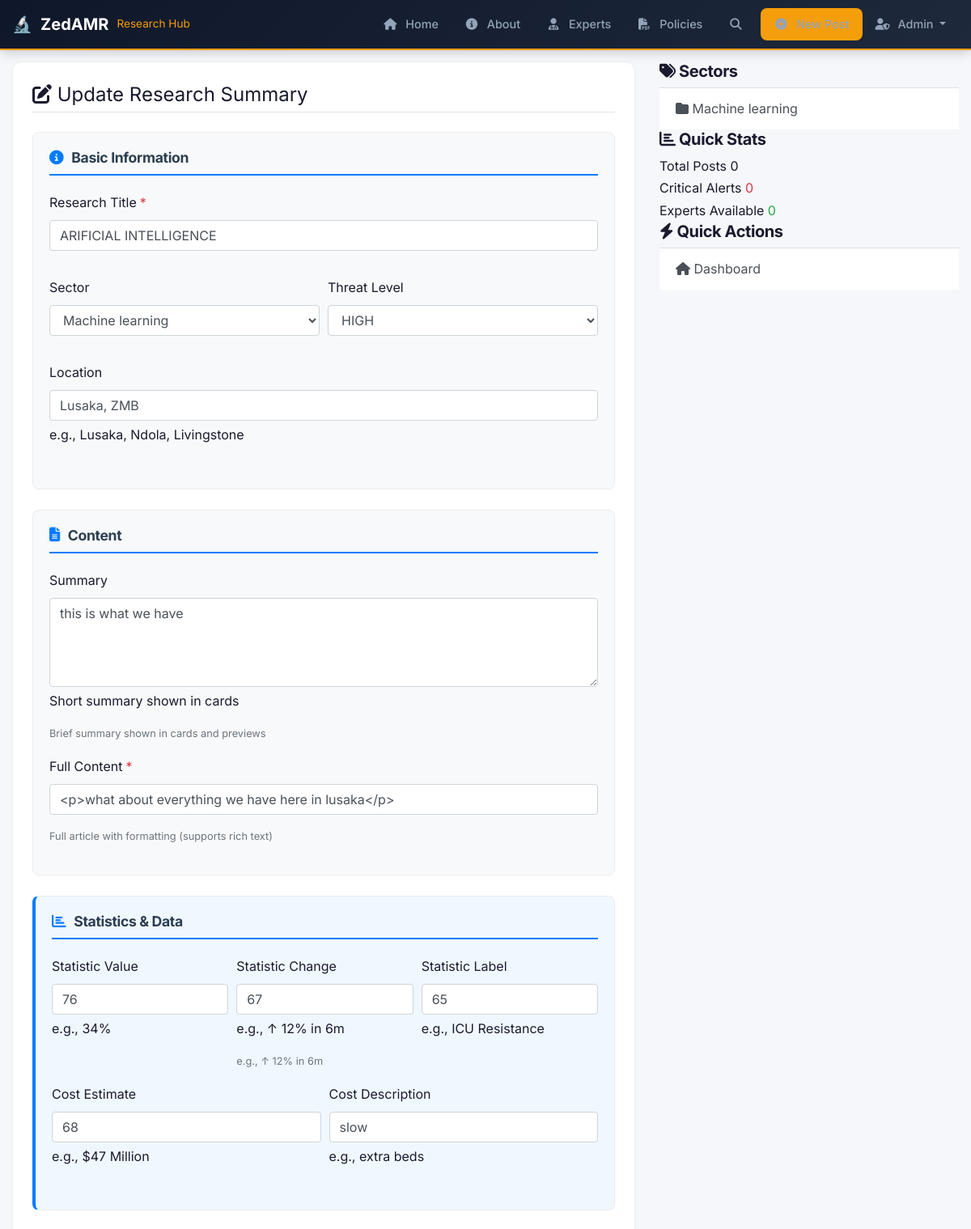
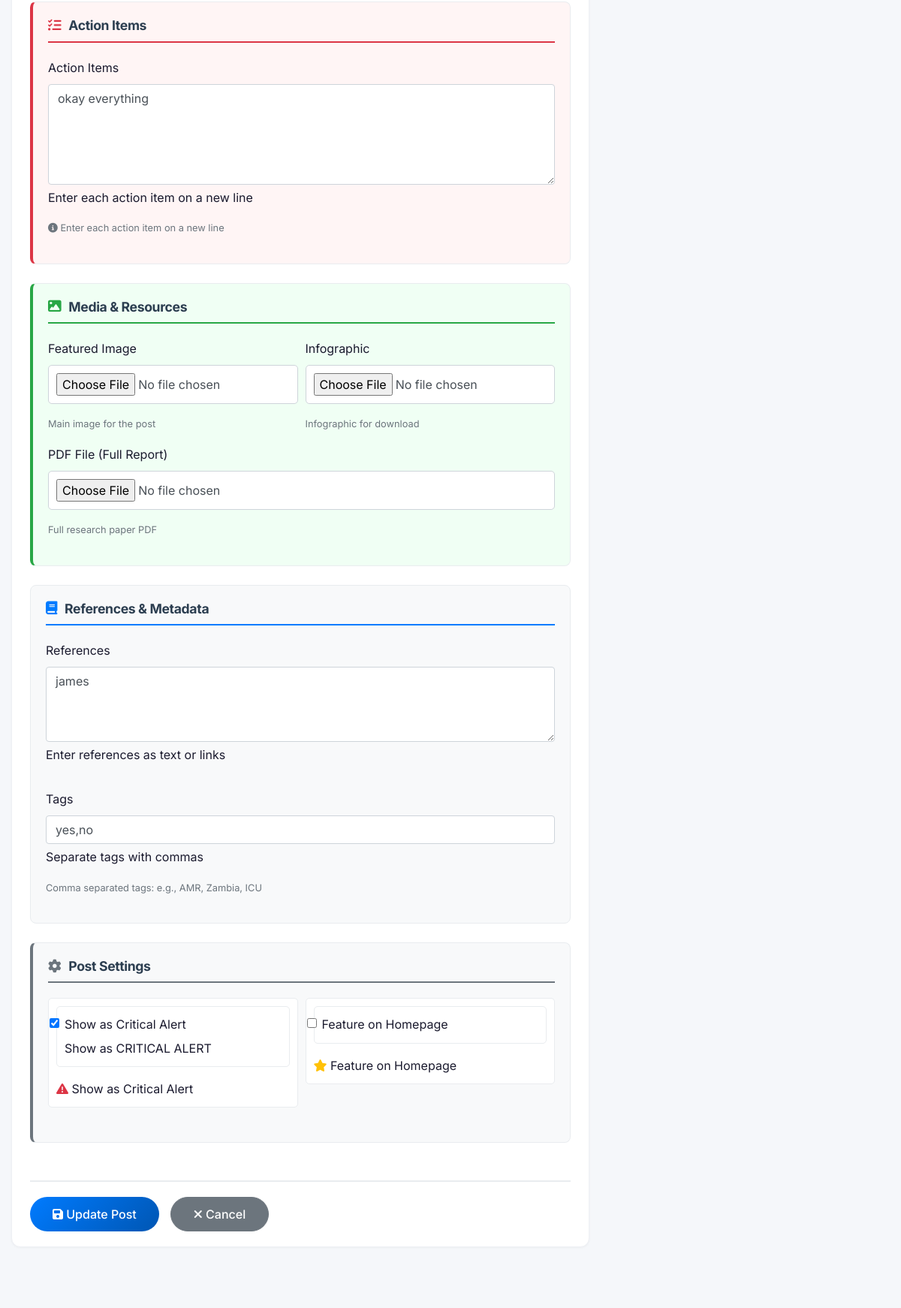
The app's page /post/1/update/ (signed in, upper part) with its own data (2 pictures, top to bottom).
### blog/models.py (models this page shows, shortened)
class Post(models.Model):
    title = models.CharField(max_length=500)
    slug = models.SlugField(unique=True, blank=True, null=True)  # Changed to allow null
    summary = models.TextField(help_text="Short summary shown in cards", blank=True)
    content = RichTextField(help_text="Full article content with formatting")  # Or use models.TextField()
    date_posted = models.DateTimeField(default=timezone.now)
    updated_at = models.DateTimeField(auto_now=True)
    author = models.ForeignKey(User, on_delete=models.CASCADE)
    sector = models.ForeignKey(Sector, on_delete=models.SET_NULL, null=True, blank=True)
    threat_level = models.ForeignKey(ThreatLevel, on_delete=models.SET_NULL, null=True, blank=True)
    location = models.CharField(max_length=200, blank=True, help_text="e.g., Lusaka, Ndola, Livingstone")
    statistic_value = models.CharField(max_length=50, blank=True, help_text="e.g., 34%")
    statistic_change = models.CharField(max_length=20, blank=True, help_text="e.g., ↑ 12% in 6m")
    statistic_label = models.CharField(max_length=100, blank=True, help_text="e.g., ICU Resistance")
    cost_estimate = models.CharField(max_length=100, blank=True, help_text="e.g., $47 Million")
    cost_description = models.CharField(max_length=200, blank=True, help_text="e.g., extra beds")
    action_items = models.TextField(blank=True, help_text="Bullet points of action items")
    featured_image = models.ImageField(upload_to='research_images/', blank=True, null=True)
    pdf_file = models.FileField(upload_to='research_pdfs/', blank=True, null=True)
    infographic = models.FileField(upload_to='infographics/', blank=True, null=True)
    views_count = models.IntegerField(default=0)
    is_featured = models.BooleanField(default=False)
    is_alert = models.BooleanField(default=False, help_text="Show as CRITICAL ALERT")
    references = models.TextField(blank=True, help_text="Reference links or citations")
    tags = models.CharField(max_length=500, blank=True, help_text="Comma separated tags")
    class Meta:
        ordering = ['-date_posted']

class Sector(models.Model):
    name = models.CharField(max_length=100)
    slug = models.SlugField(unique=True, blank=True, null=True)  # Changed to allow null
    icon = models.CharField(max_length=50, help_text="FontAwesome icon class", blank=True)
    description = models.TextField(blank=True)
    def __str__(self):
        return self.name

### blog/views.py (the view, shortened to what this page needs)
# urls.py: path('post/<int:pk>/update/', views.PostUpdateView.as_view(), name='blog-update'),
class PostUpdateView(LoginRequiredMixin, UserPassesTestMixin, UpdateView):
    model = Post
    form_class = PostForm
    template_name = 'blog/post_form.html'
    def test_func(self):
        post = self.get_object()
        return self.request.user == post.author or self.request.user.is_staff
    def get_context_data(self, **kwargs):
        context = super().get_context_data(**kwargs)
        context['title'] = 'Update Research Post'
        context['form_action'] = 'Update'
        context['sectors'] = Sector.objects.all()
        return context

### blog/templates/blog/post_form.html (shortened to what this page needs)
{% extends 'blog/base.html' %}
{% load crispy_forms_tags %}
{% load static %}
{% block content %}
<div class="content-section">
    <form action="" method="post" enctype="multipart/form-data">
        <fieldset class="form-group">
            <legend class="border-bottom mb-4">
                {% if form_action == 'Update' %}
                <i class="fas fa-edit"></i> Update Research Summary
                {% else %}
                <i class="fas fa-plus-circle"></i> Publish Research Summary
                {% endif %}
            </legend>
            <div class="form-section">
                <h4 class="section-title"><i class="fas fa-info-circle"></i> Basic Information</h4>
                <div class="form-row">
                    <div class="form-group col-md-12">
                        {{ form.title|as_crispy_field }}
                    </div>
                </div>
                <div class="form-row">
                    <div class="form-group col-md-6">
                        {{ form.sector|as_crispy_field }}
                    </div>
                    <div class="form-group col-md-6">
                        {{ form.threat_level|as_crispy_field }}
                    </div>
                </div>
                <div class="form-row">
                    <div class="form-group col-md-12">
                        {{ form.location|as_crispy_field }}
                    </div>
                </div>
            </div>
            <div class="form-section">
                <h4 class="section-title"><i class="fas fa-file-alt"></i> Content</h4>
                <div class="form-row">
                    <div class="form-group col-md-12">
                        {{ form.summary|as_crispy_field }}
                        <small class="form-text text-muted">Brief summary shown in cards and previews</small>
                    </div>
                </div>
                <div class="form-row">
                    <div class="form-group col-md-12">
                        {{ form.content|as_crispy_field }}
                        <small class="form-text text-muted">Full article with formatting (supports rich text)</small>
                    </div>
                </div>
            </div>
            <div class="form-section stats-section">
                <h4 class="section-title"><i class="fas fa-chart-bar"></i> Statistics & Data</h4>
                <div class="form-row">
                    <div class="form-group col-md-4">
                        {{ form.statistic_value|as_crispy_field }}
                    </div>
                    <div class="form-group col-md-4">
                        {{ form.statistic_change|as_crispy_field }}
                        <small class="form-text text-muted">e.g., ↑ 12% in 6m</small>
                    </div>
                    <div class="form-group col-md-4">
                        {{ form.statistic_label|as_crispy_field }}
                    </div>
                </div>
                <div class="form-row">
                    <div class="form-group col-md-6">
                        {{ form.cost_estimate|as_crispy_field }}
                    </div>
                    <div class="form-group col-md-6">
                        {{ form.cost_description|as_crispy_field }}
                    </div>
                </div>
            </div>
            <div class="form-section action-section">
                <h4 class="section-title"><i class="fas fa-tasks"></i> Action Items</h4>
                <div class="form-row">
                    <div class="form-group col-md-12">
                        {{ form.action_items|as_crispy_field }}
                        <small class="form-text text-muted">
                            <i class="fas fa-info-circle"></i> Enter each action item on a new line
                        </small>
                    </div>
                </div>
            </div>
            <div class="form-section media-section">
                <h4 class="section-title"><i class="fas fa-image"></i> Media & Resources</h4>
                <div class="form-row">
                    <div class="form-group col-md-6">
                        {{ form.featured_image|as_crispy_field }}
                        <small class="form-text text-muted">Main image for the post</small>
                    </div>
                    <div class="form-group col-md-6">
                        {{ form.infographic|as_crispy_field }}
                        <small class="form-text text-muted">Infographic for download</small>
                    </div>
                </div>
                <div class="form-row">
                    <div class="form-group col-md-12">
                        {{ form.pdf_file|as_crispy_field }}
                        <small class="form-text text-muted">Full research paper PDF</small>
                    </div>
                </div>
            </div>
            <div class="form-section">
                <h4 class="section-title"><i class="fas fa-book"></i> References & Metadata</h4>
                <div class="form-row">
                    <div class="form-group col-md-12">
                        {{ form.references|as_crispy_field }}
                    </div>
                </div>
                <div class="form-row">
                    <div class="form-group col-md-12">
                        {{ form.tags|as_crispy_field }}
                        <small class="form-text text-muted">Comma separated tags: e.g., AMR, Zambia, ICU</small>
                    </div>
                </div>
            </div>
            <div class="form-section settings-section">
                <h4 class="section-title"><i class="fas fa-cog"></i> Post Settings</h4>
                <div class="form-row">
                    <div class="form-group col-md-6">
                        <div class="form-check">
                            {{ form.is_alert|as_crispy_field }}
                            <label class="form-check-label" for="{{ form.is_alert.id_for_label }}">
                                <i class="fas fa-exclamation-triangle text-danger"></i> Show as Critical Alert
                            </label>
                        </div>
                    </div>
                    <div class="form-group col-md-6">
                        <div class="form-check">
                            {{ form.is_featured|as_crispy_field }}
                            <label class="form-check-label" for="{{ form.is_featured.id_for_label }}">
                                <i class="fas fa-star text-warning"></i> Feature on Homepage
                            </label>
                        </div>
                    </div>
                </div>
            </div>
        </fieldset>
        <div class="form-actions">
            <button class="btn btn-primary" type="submit">
                {% if form_action == 'Update' %}
                <i class="fas fa-save"></i> Update Post
                {% else %}
                <i class="fas fa-paper-plane"></i> Publish Post
                {% endif %}
            </button>
            <a class="btn btn-secondary" href="{% url 'blog-home' %}">
                <i class="fas fa-times"></i> Cancel
            </a>
        </div>
    </form>
</div>
{% endblock content %}

### blog/templates/blog/base.html (shortened to what this page needs)
{% load static %}
<!DOCTYPE html>
<html>
<head>
    <link rel="stylesheet" href="https://maxcdn.bootstrapcdn.com/bootstrap/4.0.0/css/bootstrap.min.css">
    <link rel="stylesheet" href="https://cdnjs.cloudflare.com/ajax/libs/font-awesome/6.4.0/css/all.min.css">
    <link rel="stylesheet" href="{% static 'blog/main.css' %}">
</head>
<body>
    <nav class="navbar navbar-expand-lg navbar-light bg-white fixed-top shadow-sm">
        <div class="container">
            <a class="navbar-brand" href="{% url 'blog-home' %}">
                <span class="brand-icon">🔬</span>
                <span class="brand-text">ZedAMR</span>
                <span class="brand-sub">Research Hub</span>
            </a>
            <div class="collapse navbar-collapse" id="navbarMain">
                <ul class="navbar-nav ml-auto">
                    <li class="nav-item">
                        <a class="nav-link {% if request.path == '/' %}active{% endif %}" href="{% url 'blog-home' %}">
                            <i class="fas fa-home"></i> Home
                        </a>
                    </li>
                    <li class="nav-item">
                        <a class="nav-link {% if 'about' in request.path %}active{% endif %}" href="{% url 'blog-about' %}">
                            <i class="fas fa-info-circle"></i> About
                        </a>
                    </li>
                    <li class="nav-item">
                        <a class="nav-link {% if 'expert' in request.path %}active{% endif %}" href="{% url 'expert-list' %}">
                            <i class="fas fa-user-md"></i> Experts
                        </a>
                    </li>
                    <li class="nav-item">
                        <a class="nav-link {% if 'policy' in request.path %}active{% endif %}" href="{% url 'policy-list' %}">
                            <i class="fas fa-file-pdf"></i> Policies
                        </a>
                    </li>
                    <li class="nav-item">
                        <a class="nav-link nav-link-search" href="#" data-toggle="modal" data-target="#searchModal">
                            <i class="fas fa-search"></i>
                        </a>
                    </li>
                    {% if user.is_authenticated and user.is_staff %}
                    <li class="nav-item">
                        <a class="nav-link nav-link-accent" href="{% url 'blog-create' %}">
                            <i class="fas fa-plus-circle"></i> New Post
                        </a>
                    </li>
                    <li class="nav-item dropdown">
                        <a class="nav-link dropdown-toggle" href="#" id="adminDropdown" role="button"
                           data-toggle="dropdown" aria-haspopup="true" aria-expanded="false">
                            <i class="fas fa-user-shield"></i>
                            <span class="nav-username">Admin</span>
                        </a>
                    </li>
                    {% endif %}
                </ul>
            </div>
        </div>
    </nav>
    <main role="main" class="main-content">
        <div class="container">
            <div class="row">
                <div class="col-lg-8">
                    {% block content %}{% endblock %}
                </div>
                <div class="col-lg-4">
                    <aside class="sidebar">
                        <div class="sidebar-card">
                            <h5 class="sidebar-card-title">
                                <i class="fas fa-tags"></i> Sectors
                            </h5>
                            <div class="list-group list-group-flush">
                                {% for sector in sectors %}
                                <a href="{% url 'sector-posts' sector.slug %}" class="list-group-item list-group-item-action">
                                    <i class="fas fa-folder"></i> {{ sector.name }}
                                </a>
                                {% empty %}
                                <span class="list-group-item text-muted">No sectors available</span>
                                {% endfor %}
                            </div>
                        </div>
                        <div class="sidebar-card">
                            <h5 class="sidebar-card-title">
                                <i class="fas fa-chart-bar"></i> Quick Stats
                            </h5>
                            <div class="stats-list">
                                <div class="stat-item">
                                    <span class="stat-item-label">Total Posts</span>
                                    <span class="stat-item-value">{{ total_posts|default:0 }}</span>
                                </div>
                                <div class="stat-item">
                                    <span class="stat-item-label">Critical Alerts</span>
                                    <span class="stat-item-value text-danger">{{ total_alerts|default:0 }}</span>
                                </div>
                                <div class="stat-item">
                                    <span class="stat-item-label">Experts Available</span>
                                    <span class="stat-item-value text-success">{{ experts.count|default:0 }}</span>
                                </div>
                            </div>
                        </div>
                        <div class="sidebar-card">
                            <h5 class="sidebar-card-title">
                                <i class="fas fa-bolt"></i> Quick Actions
                            </h5>
                            <div class="list-group list-group-flush">
                                <a href="{% url 'blog-home' %}" class="list-group-item list-group-item-action">
                                    <i class="fas fa-home"></i> Dashboard
                                </a>
                            </div>
                        </div>
                    </aside>
                </div>
            </div>
        </div>
    </main>
</body>
</html>

### records on screen
Post: title "ARIFICIAL INTELLIGENCE", sector "Machine learning", threat_level "HIGH", location "Lusaka, ZMB", summary "this is what we have", content "<p>what about everything we have here in lusaka</p>", statistic_value "76", statistic_change "67", statistic_label "65", cost_estimate "68", cost_description "slow", action_items "okay everything", references "james", tags "yes,no", is_alert "☑"
Sector: name "Machine learning"

### other values on screen
{{ total_posts|default:0 }} "0"
{{ total_alerts|default:0 }} "0"
{{ experts.count|default:0 }} "0"
